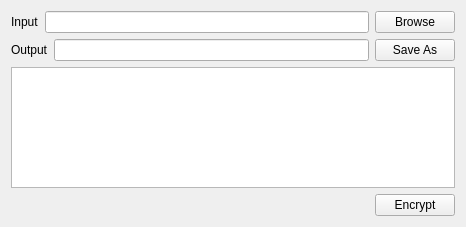
<?xml version="1.0" encoding="UTF-8"?>
<ui version="4.0">
 <class>MainWindow</class>
 <widget class="QMainWindow" name="MainWindow">
  <property name="geometry">
   <rect>
    <x>0</x>
    <y>0</y>
    <width>466</width>
    <height>227</height>
   </rect>
  </property>
  <property name="windowTitle">
   <string>MainWindow</string>
  </property>
  <widget class="QWidget" name="centralWidget">
   <layout class="QGridLayout" name="gridLayout">
    <item row="3" column="0">
     <spacer name="verticalSpacer">
      <property name="orientation">
       <enum>Qt::Vertical</enum>
      </property>
      <property name="sizeHint" stdset="0">
       <size>
        <width>20</width>
        <height>40</height>
       </size>
      </property>
     </spacer>
    </item>
    <item row="0" column="0">
     <layout class="QHBoxLayout" name="horizontalLayout">
      <item>
       <widget class="QLabel" name="label">
        <property name="text">
         <string>Input</string>
        </property>
       </widget>
      </item>
      <item>
       <widget class="QLineEdit" name="inputLineEdit"/>
      </item>
      <item>
       <widget class="QPushButton" name="inputPushButton">
        <property name="text">
         <string>Browse</string>
        </property>
       </widget>
      </item>
     </layout>
    </item>
    <item row="1" column="0">
     <layout class="QHBoxLayout" name="horizontalLayout_2">
      <item>
       <widget class="QLabel" name="label_2">
        <property name="text">
         <string>Output</string>
        </property>
       </widget>
      </item>
      <item>
       <widget class="QLineEdit" name="outputLineEdit"/>
      </item>
      <item>
       <widget class="QPushButton" name="outputPushButton">
        <property name="text">
         <string>Save As</string>
        </property>
       </widget>
      </item>
     </layout>
    </item>
    <item row="4" column="0">
     <layout class="QHBoxLayout" name="horizontalLayout_3">
      <item>
       <widget class="QLabel" name="label_3">
        <property name="text">
         <string/>
        </property>
        <property name="pixmap">
         <pixmap resource="resources.qrc">:/help-26.png</pixmap>
        </property>
       </widget>
      </item>
      <item>
       <spacer name="horizontalSpacer">
        <property name="orientation">
         <enum>Qt::Horizontal</enum>
        </property>
        <property name="sizeHint" stdset="0">
         <size>
          <width>40</width>
          <height>20</height>
         </size>
        </property>
       </spacer>
      </item>
      <item>
       <widget class="QPushButton" name="encryptPushButton">
        <property name="text">
         <string>Encrypt</string>
        </property>
       </widget>
      </item>
     </layout>
    </item>
    <item row="2" column="0">
     <widget class="QTextEdit" name="logText">
      <property name="sizePolicy">
       <sizepolicy hsizetype="MinimumExpanding" vsizetype="MinimumExpanding">
        <horstretch>0</horstretch>
        <verstretch>0</verstretch>
       </sizepolicy>
      </property>
      <property name="minimumSize">
       <size>
        <width>0</width>
        <height>60</height>
       </size>
      </property>
      <property name="baseSize">
       <size>
        <width>0</width>
        <height>0</height>
       </size>
      </property>
     </widget>
    </item>
   </layout>
  </widget>
 </widget>
 <layoutdefault spacing="6" margin="11"/>
 <resources>
  <include location="resources.qrc"/>
 </resources>
 <connections/>
</ui>
